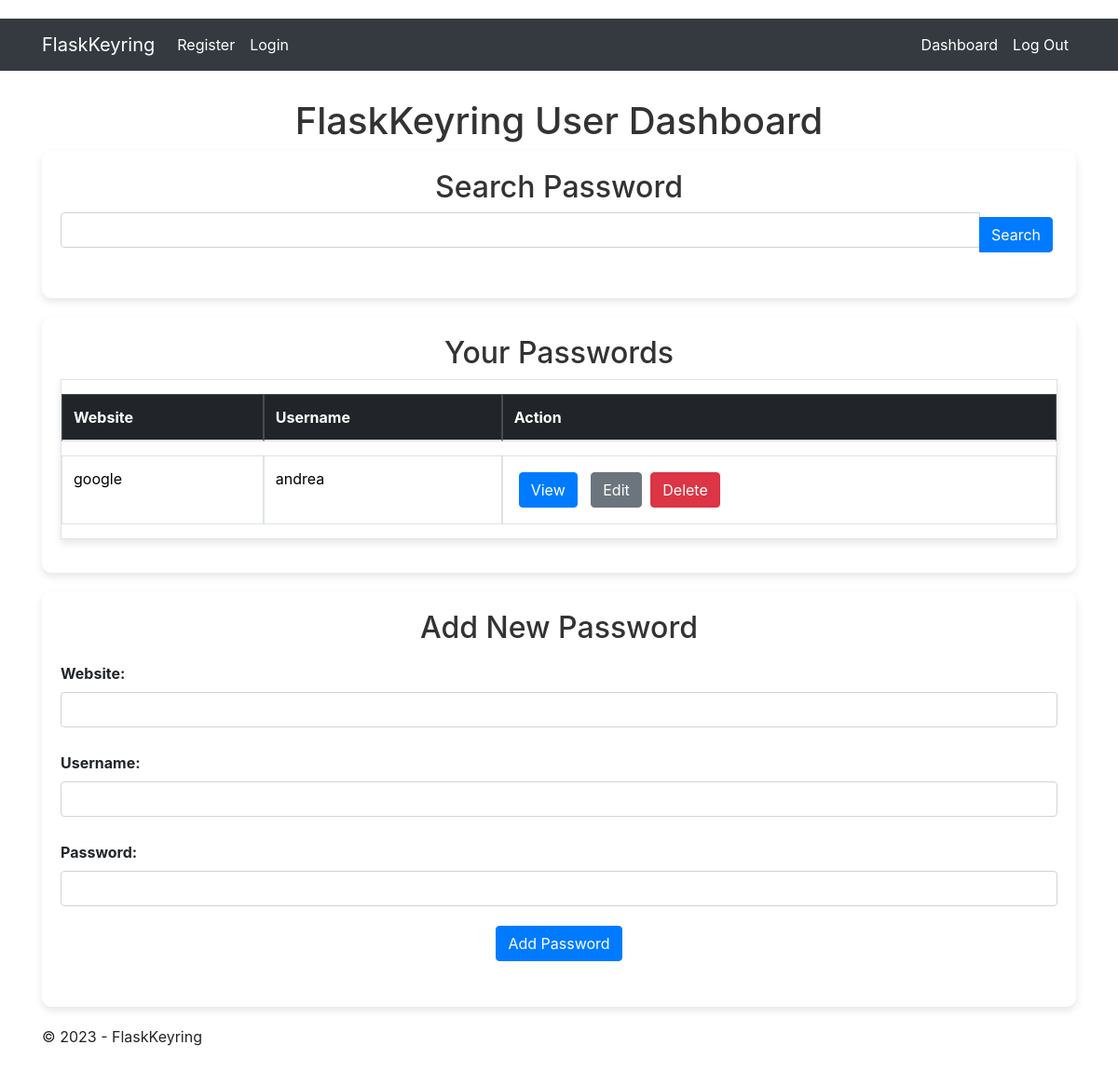
Page / (signed in) on the earlier database version.
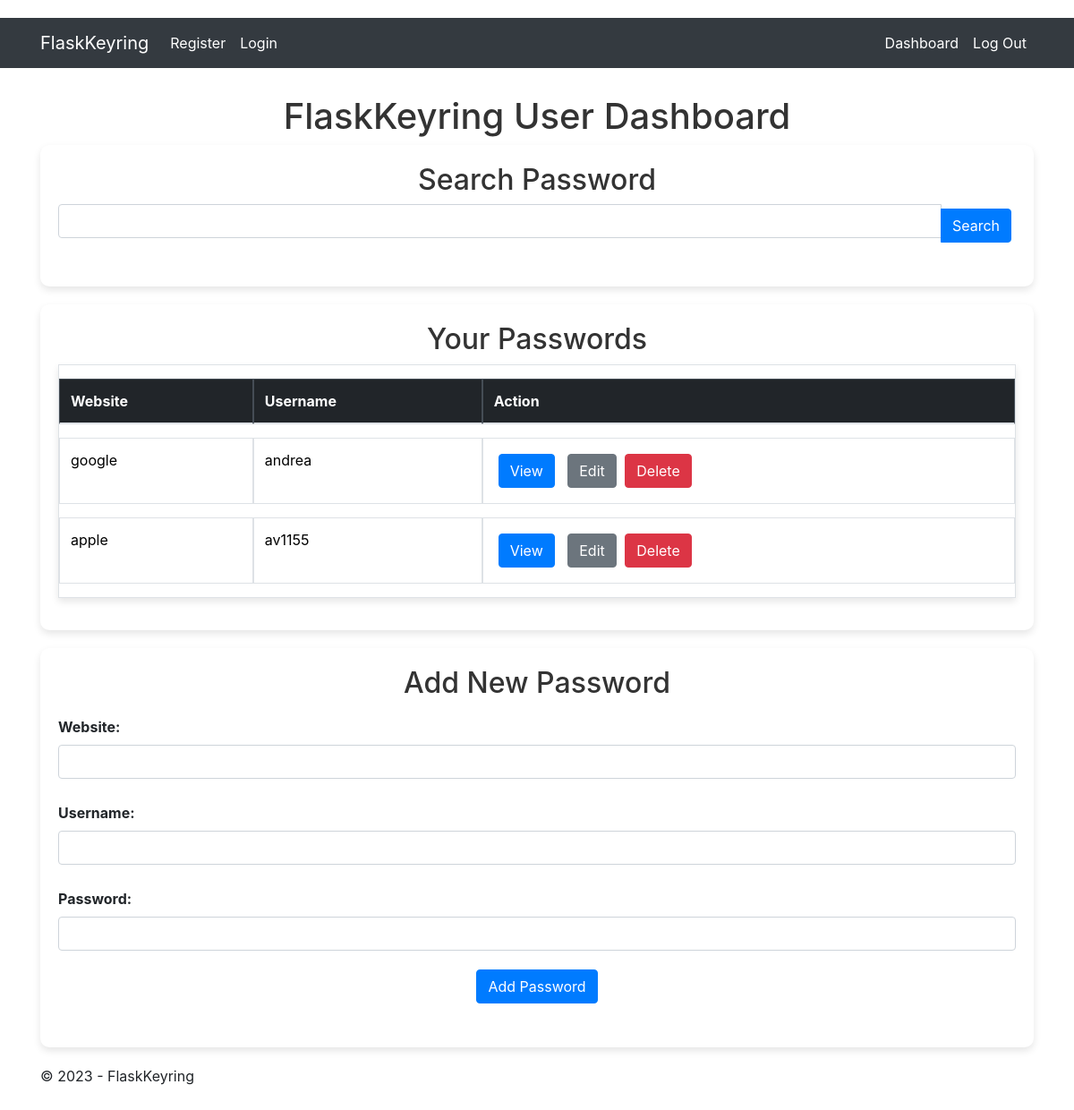
Same page on the later database version.
### app.py (models this page shows)
class Password(db.Model):
    __tablename__ = "passwords"
    id = db.Column(db.Integer, primary_key=True)
    user_id = db.Column(db.Integer, db.ForeignKey("users.id"), nullable=False)
    website = db.Column(db.String(255), nullable=False)
    username = db.Column(db.String(100), nullable=False)
    password = db.Column(db.String(200), nullable=False)

### app.py (the view)
@app.route("/")
def index():
    current_year = datetime.now().year
    if current_user.is_authenticated:
        passwords = Password.query.filter_by(user_id=current_user.id).all()
        return render_template(
            "dashboard.html", current_year=current_year, passwords=passwords
        )
    return render_template("index.html")  # Public landing page

### app.py (called while the page is built)
@login_manager.user_loader
def load_user(user_id):
    return User.query.get(int(user_id))

### templates/dashboard.html
{% extends "layout.html" %}
{% block content %}
    <header>
        <h1>FlaskKeyring User Dashboard</h1>
    </header>
    <main>
        <section class="search-password">
            <h2>Search Password</h2>
            <form method="POST" action="{{ url_for('search_password') }}" class="mb-4">
                <div class="input-group">
                    <input type="text" id="search_website" name="search_website" class="form-control" required />
                    <button type="submit" class="btn btn-primary">Search</button>
                </div>
            </form>
        </section>
        <section class="password-list">
            <h2>Your Passwords</h2>
            <table class="table table-bordered table-hover">
                <thead class="table-dark">
                    <tr>
                        <th>Website</th>
                        <th>Username</th>
                        <th>Action</th>
                    </tr>
                </thead>
                <tbody>
                    {% for password in passwords %}
                    <tr>
                        <td>{{ password.website }}</td>
                        <td>{{ password.username }}</td>
                        <td>
                            <a href="{{ url_for('view_password', password_id=password.id) }}" class="btn btn-primary">View</a>
                            <a href="{{ url_for('edit_password', password_id=password.id) }}" class="btn btn-secondary">Edit</a>
                            <form action="{{ url_for('remove_password', password_id=password.id) }}" method="POST" style="display: inline-block;">
                                <button type="submit" class="btn btn-danger">Delete</button>
                            </form>
                        </td>
                    </tr>
                    {% endfor %}
                </tbody>
            </table>
        </section>
        <section class="add-password">
            <h2>Add New Password</h2>
            <form method="POST" action="{{ url_for('add_password') }}" class="mb-4">
                <div class="mb-3">
                    <label for="website" class="form-label">Website:</label>
                    <input type="text" id="website" name="website" required class="form-control" />
                </div>
                <div class="mb-3">
                    <label for="username" class="form-label">Username:</label>
                    <input type="text" id="username" name="username" required class="form-control" />
                </div>
                <div class="mb-3">
                    <label for="password" class="form-label">Password:</label>
                    <input type="password" id="password" name="password" required class="form-control" />
                </div>
                <div class="text-center">
                    <button type="submit" class="btn btn-primary">Add Password</button>
                </div>
            </form>
        </section>
    </main>
    <footer>
        <p>&copy; {{ current_year }} - FlaskKeyring</p>
    </footer>
{% endblock %}

### templates/layout.html (shortened to what this page needs)
<!doctype html>
<html lang="en">
<head>
    <link href="https://cdn.jsdelivr.net/npm/bootstrap@5.3.2/dist/css/bootstrap.min.css" rel="stylesheet"
 />
    <link href="{{ url_for('static', filename='css/styles.css') }}" rel="stylesheet" />
    <link href="https://stackpath.bootstrapcdn.com/bootstrap/4.5.2/css/bootstrap.min.css" rel="stylesheet" />
</head>
<body>
    <nav class="navbar navbar-expand-lg navbar-dark bg-dark">
        <div class="container">
            <a class="navbar-brand" href="{{ url_for('index') }}">FlaskKeyring</a>
            <div class="collapse navbar-collapse" id="navbarNav">
                <ul class="navbar-nav">
                    <li class="nav-item">
                        <a class="nav-link" href="{{ url_for('register') }}">Register</a>
                    </li>
                    <li class="nav-item">
                        <a class="nav-link" href="{{ url_for('login') }}">Login</a>
                    </li>
                </ul>
                {% if current_user.is_authenticated %}
                <ul class="navbar-nav ml-auto">
                    <li class="nav-item">
                        <a class="nav-link" href="{{ url_for('dashboard') }}">Dashboard</a>
                    </li>
                    <li class="nav-item">
                        <a class="nav-link" href="{{ url_for('logout') }}">Log Out</a>
                    </li>
                </ul>
                {% endif %}
            </div>
        </div>
    </nav>
    <div class="container mt-4">{% block content %} {% endblock %}</div>
</body>
</html>

### static/css/styles.css (style rules this page uses)
body { font-family: "Segoe UI", Tahoma, Geneva, Verdana, sans-serif; background-color: #f8f9fa; color: #212529; margin: 0; padding-top: 20px; padding-bottom: 40px; }
.container { max-width: 800px; margin: auto; padding: 0 20px; }
h1, h2, h3, h4, h5, h6 { color: #333; text-align: center; }
.navbar { background-color: #007bff; display: flex; flex-wrap: wrap; justify-content: space-between; margin-bottom: 20px; }
.nav-link { color: white !important; }
.btn-primary, .btn-success, .btn-secondary { border: none; padding: 10px 15px; font-size: 16px; margin: 5px; transition: background-color 0.3s, border-color 0.3s, box-shadow 0.3s; }
.form-control { border-radius: 4px; border: 1px solid #ddd; padding: 10px; font-size: 16px; }
.form-label { margin-top: 10px; font-weight: bold; }
.table { background-color: white; box-shadow: 0 4px 8px rgba(0, 0, 0, 0.1); border-collapse: separate; border-spacing: 0 15px; }
.table th { vertical-align: middle; border-top: none; padding: 10px; }
.table td { vertical-align: middle; border-top: none; padding: 10px; }
.search-password, .password-list, .add-password { background-color: white; padding: 20px; border-radius: 10px; box-shadow: 0 4px 8px rgba(0, 0, 0, 0.1); margin-bottom: 20px; }
@media (min-width: 768px) { .navbar { margin-bottom: 30px; } }
@media (min-width: 768px) { .container { width: 80%; } }

Differences in the rows shown:
added Password: website "apple", username "av1155"
